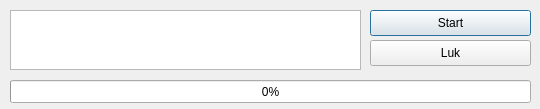
<?xml version="1.0" encoding="UTF-8"?>
<ui version="4.0">
    <class>HttpCustImportDialog</class>
    <widget class="QDialog" name="HttpCustImportDialog">
        <property name="geometry">
            <rect>
                <x>0</x>
                <y>0</y>
                <width>540</width>
                <height>109</height>
            </rect>
        </property>
        <property name="windowTitle">
            <string>Kunde import fra server</string>
        </property>
        <widget class="QListWidget" name="itemList">
            <property name="geometry">
                <rect>
                    <x>10</x>
                    <y>10</y>
                    <width>351</width>
                    <height>60</height>
                </rect>
            </property>
        </widget>
        <widget class="QProgressBar" name="progress_bar">
            <property name="geometry">
                <rect>
                    <x>10</x>
                    <y>80</y>
                    <width>521</width>
                    <height>23</height>
                </rect>
            </property>
            <property name="value">
                <number>0</number>
            </property>
        </widget>
        <widget class="QPushButton" name="buttonStart">
            <property name="geometry">
                <rect>
                    <x>370</x>
                    <y>10</y>
                    <width>161</width>
                    <height>26</height>
                </rect>
            </property>
            <property name="text">
                <string>Start</string>
            </property>
        </widget>
        <widget class="QPushButton" name="buttonClose">
            <property name="geometry">
                <rect>
                    <x>370</x>
                    <y>40</y>
                    <width>161</width>
                    <height>26</height>
                </rect>
            </property>
            <property name="text">
                <string>Luk</string>
            </property>
        </widget>
    </widget>
    <resources/>
    <connections/>
</ui>
